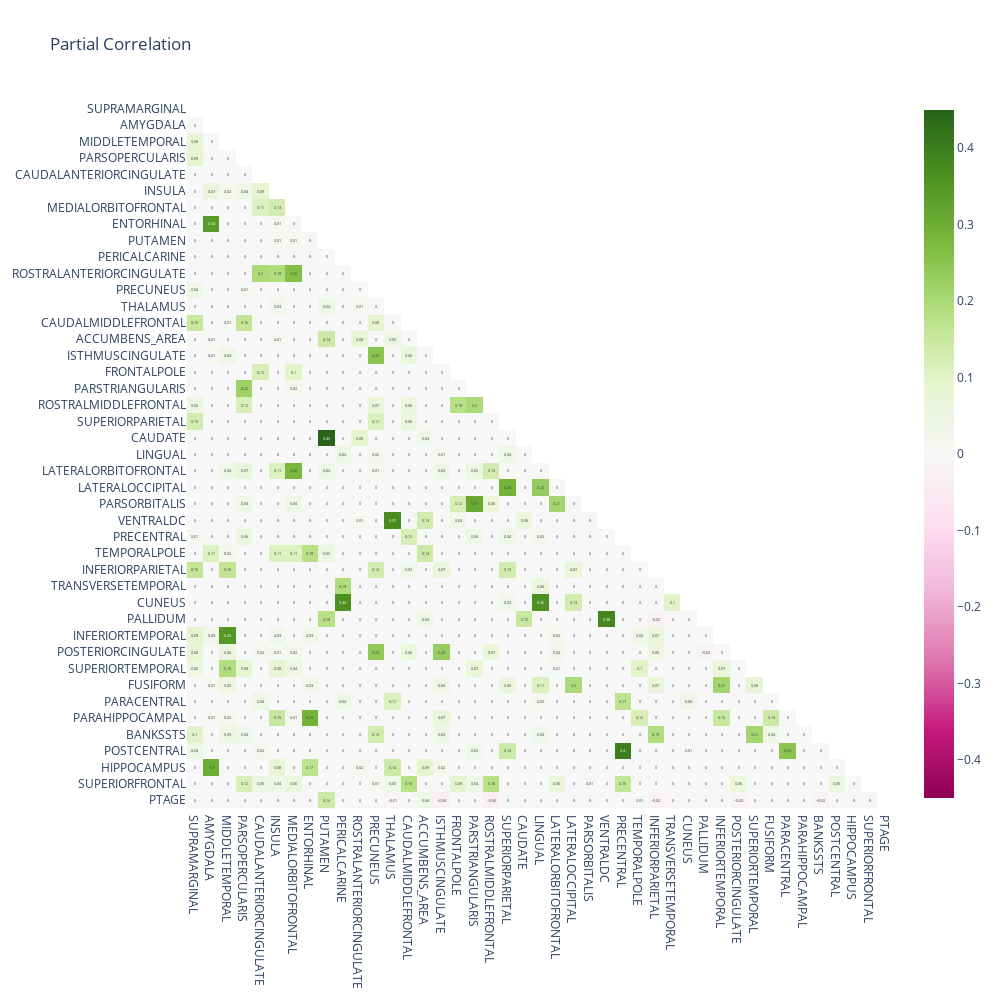

Notebook cell for this chart:
### Code cell
_params = {
        "alpha": 0.15,
        "max_iter": 1000,
        "tol": 1e-3,
        "mode": "cd",
        "eps": 1e-12,
        "enet_tol": 1e-7,
    }

precision, covariance = compute_precision(
        data, _params, return_covariance=True
    )

pcorr = partial_correlation(precision)

graph = precision_to_graph(precision)

pcorr_tall = (
        pcorr[(pcorr < 1) & (pcorr != 0)]
        .unstack()
        .dropna()
        .reset_index()
        .rename(columns={0: "Partial Correlation"})
    )

_mask = np.triu(np.ones_like(pcorr, dtype=bool))
_pcorr_masked = pcorr.copy()
_pcorr_masked[_mask] = np.nan

_fig = px.imshow(
        _pcorr_masked.round(2),
        width=1000,
        height=1000,
        color_continuous_scale="PiYG",
        color_continuous_midpoint=0,
        title="Partial Correlation",
        text_auto=True,
    )

_fig.update_layout(
        {
            "plot_bgcolor": "white",
        }
    )

### Figure 1 — Plotly figure (JSON) as saved in the notebook; plotly's stock layout.template omitted (floating-point values rounded to 4 significant figures; data arrays with more than 128 entries replaced by an {"elided": "..."} marker saying what was removed)
{"data": [{"coloraxis": "coloraxis", "hovertemplate": "x: %{x}<br>y: %{y}<br>color: %{z}<extra></extra>", "name": "0", "texttemplate": "%{z}", "type": "heatmap", "x": ["SUPRAMARGINAL", "AMYGDALA", "MIDDLETEMPORAL", "PARSOPERCULARIS", "CAUDALANTERIORCINGULATE", "INSULA", "MEDIALORBITOFRONTAL", "ENTORHINAL", "PUTAMEN", "PERICALCARINE", "ROSTRALANTERIORCINGULATE", "PRECUNEUS", "THALAMUS", "CAUDALMIDDLEFRONTAL", "ACCUMBENS_AREA", "ISTHMUSCINGULATE", "FRONTALPOLE", "PARSTRIANGULARIS", "ROSTRALMIDDLEFRONTAL", "SUPERIORPARIETAL", "CAUDATE", "LINGUAL", "LATERALORBITOFRONTAL", "LATERALOCCIPITAL", "PARSORBITALIS", "VENTRALDC", "PRECENTRAL", "TEMPORALPOLE", "INFERIORPARIETAL", "TRANSVERSETEMPORAL", "CUNEUS", "PALLIDUM", "INFERIORTEMPORAL", "POSTERIORCINGULATE", "SUPERIORTEMPORAL", "FUSIFORM", "PARACENTRAL", "PARAHIPPOCAMPAL", "BANKSSTS", "POSTCENTRAL", "HIPPOCAMPUS", "SUPERIORFRONTAL", "PTAGE"], "xaxis": "x", "y": ["SUPRAMARGINAL", "AMYGDALA", "MIDDLETEMPORAL", "PARSOPERCULARIS", "CAUDALANTERIORCINGULATE", "INSULA", "MEDIALORBITOFRONTAL", "ENTORHINAL", "PUTAMEN", "PERICALCARINE", "ROSTRALANTERIORCINGULATE", "PRECUNEUS", "THALAMUS", "CAUDALMIDDLEFRONTAL", "ACCUMBENS_AREA", "ISTHMUSCINGULATE", "FRONTALPOLE", "PARSTRIANGULARIS", "ROSTRALMIDDLEFRONTAL", "SUPERIORPARIETAL", "CAUDATE", "LINGUAL", "LATERALORBITOFRONTAL", "LATERALOCCIPITAL", "PARSORBITALIS", "VENTRALDC", "PRECENTRAL", "TEMPORALPOLE", "INFERIORPARIETAL", "TRANSVERSETEMPORAL", "CUNEUS", "PALLIDUM", "INFERIORTEMPORAL", "POSTERIORCINGULATE", "SUPERIORTEMPORAL", "FUSIFORM", "PARACENTRAL", "PARAHIPPOCAMPAL", "BANKSSTS", "POSTCENTRAL", "HIPPOCAMPUS", "SUPERIORFRONTAL", "PTAGE"], "yaxis": "y", "z": {"elided": "43x43 float values"}}], "layout": {"coloraxis": {"cmid": 0, "colorscale": [[0, "rgb(142,1,82)"], [0.1, "rgb(197,27,125)"], [0.2, "rgb(222,119,174)"], [0.3, "rgb(241,182,218)"], [0.4, "rgb(253,224,239)"], [0.5, "rgb(247,247,247)"], [0.6, "rgb(230,245,208)"], [0.7, "rgb(184,225,134)"], [0.8, "rgb(127,188,65)"], [0.9, "rgb(77,146,33)"], [1, "rgb(39,100,25)"]]}, "height": 1000, "plot_bgcolor": "white", "title": {"text": "Partial Correlation"}, "width": 1000, "xaxis": {"anchor": "y", "constrain": "domain", "domain": [0, 1], "scaleanchor": "y"}, "yaxis": {"anchor": "x", "autorange": "reversed", "constrain": "domain", "domain": [0, 1]}}}
